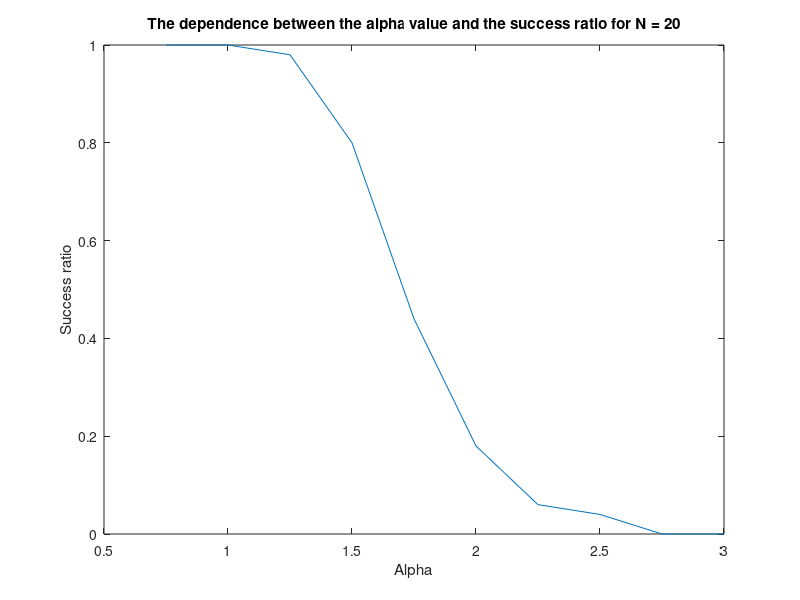

MATLAB code for this plot:

% number of dimensions
N = 20;
% max number of epochs
n_max = 100;
% number of times we re-generate the data end re-run the perceptron
nd = 50;


% alphas range
alphas = 0.75:0.25:3;




% array to store the value of alpha and the corresponding number of successes 
n_of_successes = zeros(2,length(alphas));



for setting=1:length(alphas)
    
    alpha = alphas(setting);

    % number of samples
    P = ceil(alpha*N);

    %number of times the perceptron converged
    success = 0;


    for run=1:nd
        % generate the data
        data = randn([P N]);

        % generate the labels
        labels=round(rand(P,1));
        labels(labels<1)=-1;

        % initialize the weights
        w = zeros(1, N);

        for epoch=1:n_max
            for sample=1:P
                % compute the actual output
                actual_output = w*data(sample, :)'*labels(sample);
                % update the weights
                if actual_output<=0
                    w = w + 1/N*(data(sample, :)*labels(sample));
                end
            end
            %X = sprintf('Epoch %d', epoch);
            %disp(X);
            misclassified = sum(sign(sum(w.*data,2))~=labels);
            %X = sprintf('%d misclassified samples', misclassified);
            %disp(X);
            if misclassified==0
                break;
            end
        end
        if misclassified==0
            %X = sprintf('Converged after %d iterations', epoch);  
            success=success+1;
        %else
            %X = sprintf('Has not converged after %d iterations', epoch);
        end
        %disp(X);
    end
    %disp(alpha);
    %disp(success);
    
    n_of_successes(1, setting) = alpha;
    n_of_successes(2, setting)=success;
    
end

disp(n_of_successes);

alpha_values = n_of_successes(1, :);
success_ratio = n_of_successes(2, :)./nd; %divide by the number of runs to obtain a value between 0 and 1

% plot the figure
% can be saved as jpeg through File -> Save as (don't save as .fig)
figure
plot(alpha_values, success_ratio)
xlabel('Alpha')
ylabel('Success ratio')
X = sprintf('The dependence between the alpha value and the success ratio for N = %d', N);
title(X)




           
        
       
            
        
        
        
    




